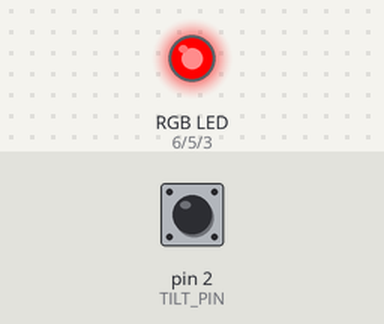
This sketch was run on a simulated Arduino Uno, built with avr-gcc and run on an emulated ATmega328P. On the bench: an RGB LED mixed from three pins (HIGH = lit). The test bench sets the inputs (shaded band); at power-on: pin 2 (TILT_PIN) HIGH.

Above: at 1.2 s.
1.3 s: pin 2 (TILT_PIN) driven LOW
At 1.8 s:
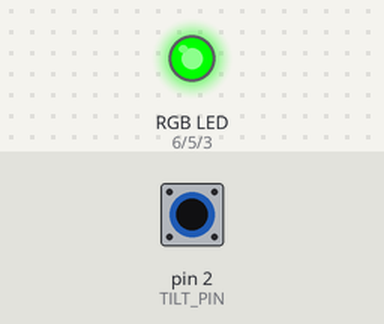
2.8 s: pin 2 (TILT_PIN) pulsed HIGH 5 times (0.12 s each, 0.3 s apart)
At 3.12 s:
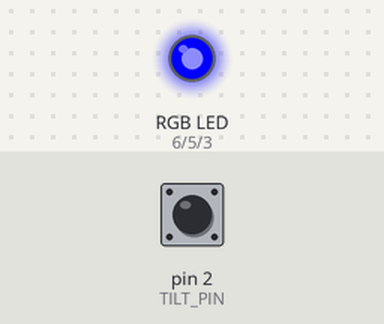
At 3.72 s:
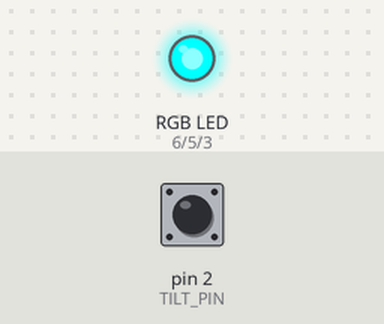
Timing chart, 0 to 5.8 s (numbered marks = the images above; inputs shaded):
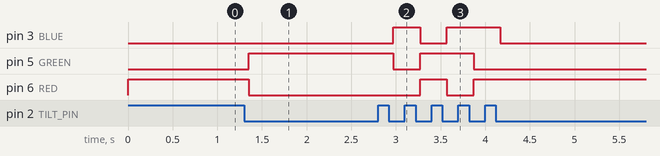

Measured:
- after the input at 1.3 s, pin 5 (GREEN): LOW → HIGH after 0.05 s; pin 6 (RED): HIGH → LOW after 0.05 s
- after the input at 2.8 s, pin 3 (BLUE): LOW → HIGH after 0.17 s, → LOW 0.30 s later, → HIGH 0.30 s later, → LOW 0.60 s later; pin 5 (GREEN): HIGH → LOW after 0.17 s, → HIGH 0.30 s later, → LOW 0.60 s later; pin 6 (RED): LOW → HIGH after 0.47 s, → LOW 0.30 s later, → HIGH 0.30 s later

The sketch:

rgb_lamp.ino
```cpp
#define RED 6
#define GREEN 5
#define BLUE 3
#define TILT_PIN 2

int currentColor = 0;
bool lastState = HIGH;

void setColor(int r, int g, int b) {
  analogWrite(RED, r);
  analogWrite(GREEN, g);
  analogWrite(BLUE, b);
}

void setup() {
  pinMode(RED, OUTPUT);
  pinMode(GREEN, OUTPUT);
  pinMode(BLUE, OUTPUT);
  pinMode(TILT_PIN, INPUT);
  digitalWrite(TILT_PIN, HIGH);
  setColor(255, 0, 0); // start red
}

void loop() {
  bool currentState = digitalRead(TILT_PIN);

  if (currentState != lastState) {
    delay(50); // debounce
    if (currentState == LOW) {
      currentColor = (currentColor + 1) % 6;
      switch(currentColor) {
        case 0: setColor(255, 0, 0);   break; // red
        case 1: setColor(0, 255, 0);   break; // green
        case 2: setColor(0, 0, 255);   break; // blue
        case 3: setColor(255, 255, 0); break; // yellow
        case 4: setColor(0, 255, 255); break; // cyan
        case 5: setColor(255, 0, 255); break; // purple
      }
    }
    lastState = currentState;
  }
}
```
